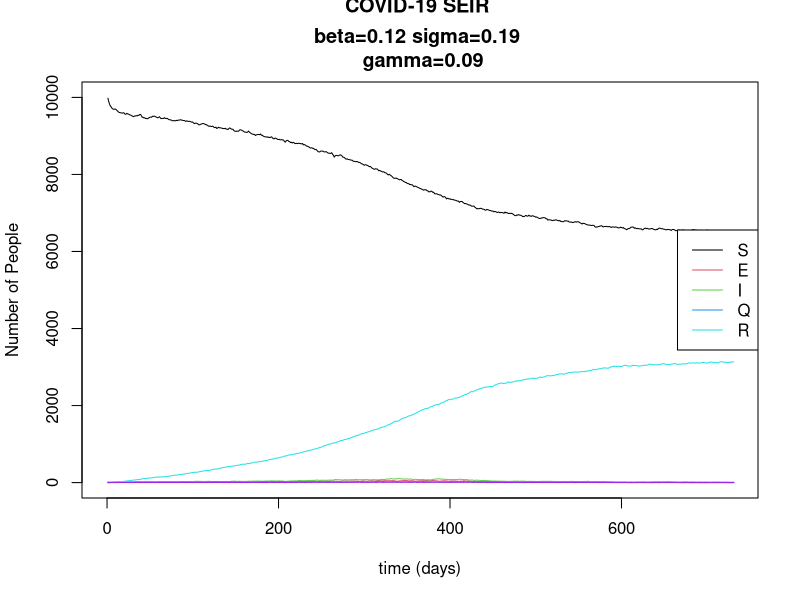
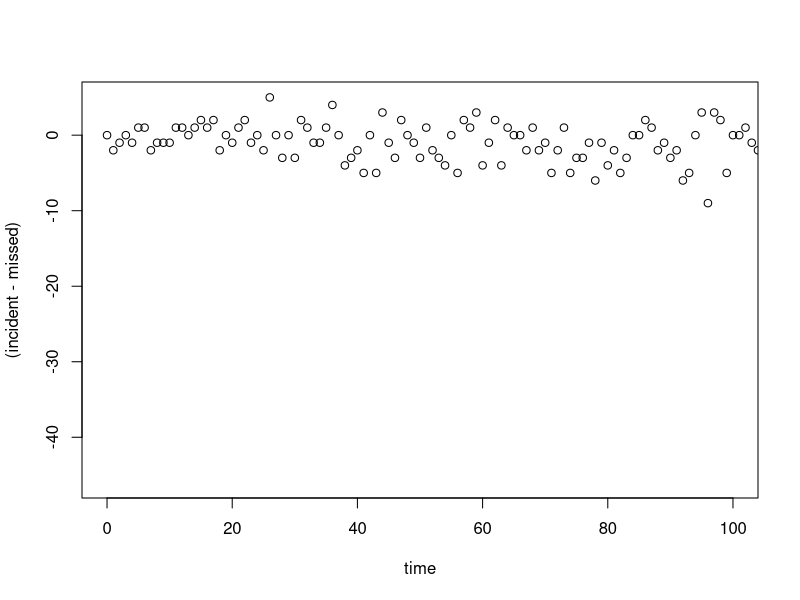
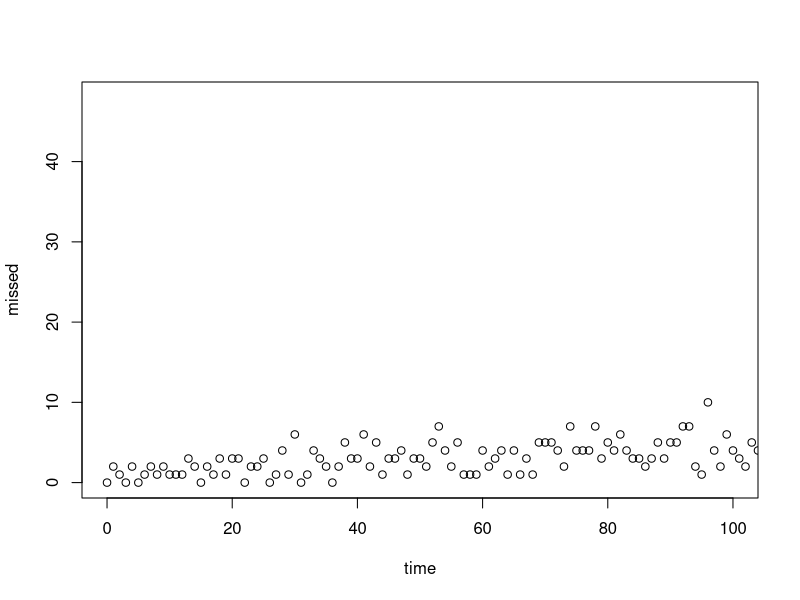
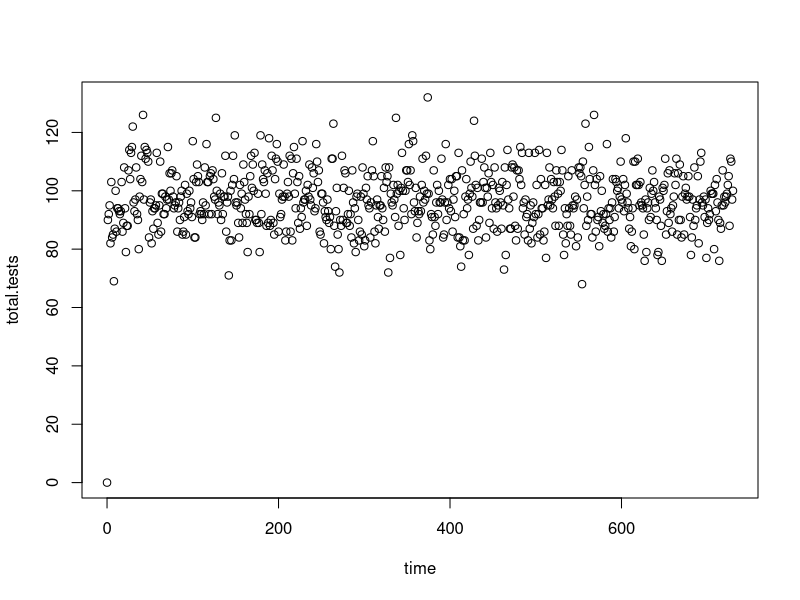
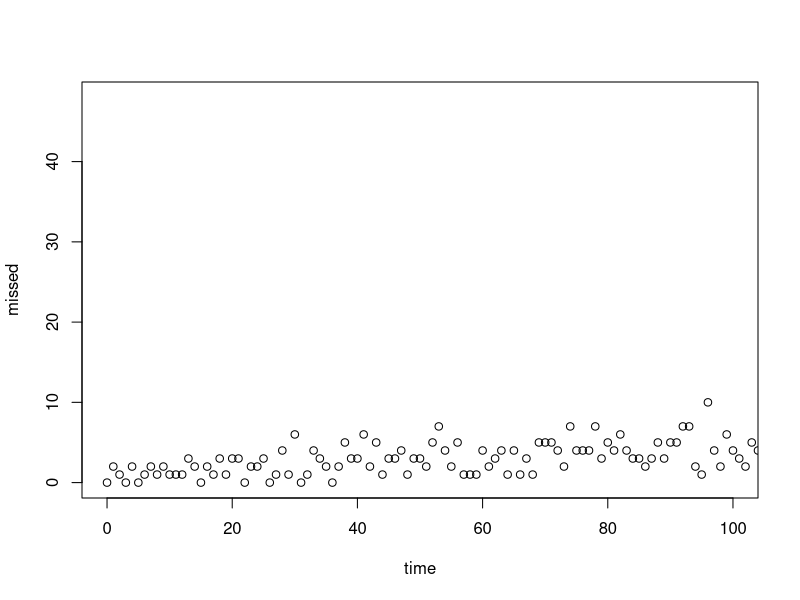
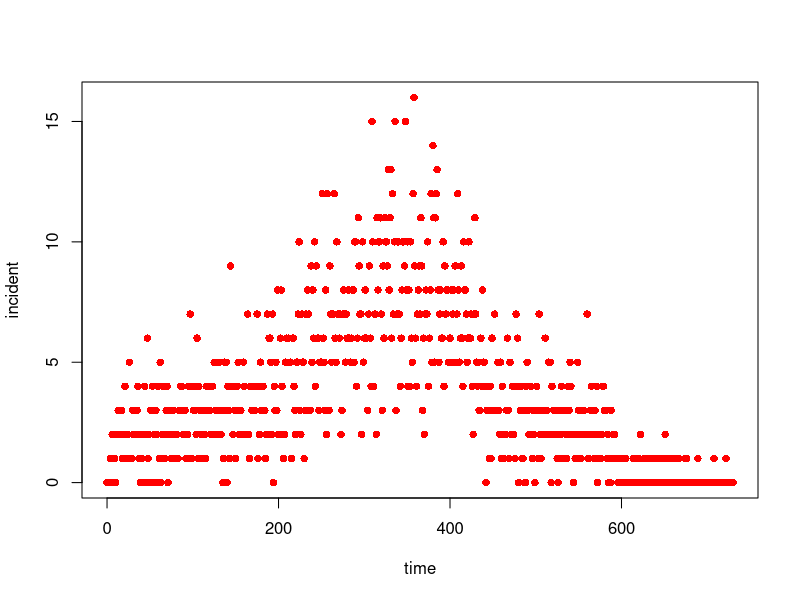

Here is the R script that generated these plots, in order:
rm(list = ls()) # clear R Environment

# load required libraries
library("purrr")
library("dplyr") 

# runSEIQR takes the SEIR model parameters and initial condition 
# and returns a time series for each group
runSEIQR <- function(beta, # transmission rate
                    sigma, # 1/incubation time 
                    gamma, # recovery rate
                    theta, # test turn around time (e.g., 2 days)
                    omega, # 1/time in quarantine 
                    tau.s, # proportion of S tested
                    tau.e, # proportion of E tested
                    tau.i, # proportion of I tested
                    tau.r, # proportion of R tested
                    phi.p, # specificity (true negative rate)
                    phi.e, # sensitivity (true positive rate)
                    phi.a, # specificity w.r.t. culture (?)
                    q,     # reduction in transmissibility for infected awaiting test results
                    initial.state, 
                    step.size = 1,
                    freq.dependent=TRUE,
                    final.only=FALSE) {


  #If the model is frequency dependent we modify beta based on the total population size
  beta.divisor <- ifelse(freq.dependent,
                         initial.state["S"]+initial.state["E"]+initial.state["I"]+initial.state["Q"]+initial.state["R"]+
                         initial.state["Ts"]+initial.state["Te"]+initial.state["Ti"]+initial.state["Tr"],
                         1)

  #create the parameter vector.
  param <- c(beta=beta/beta.divisor,
             sigma=sigma, gamma=gamma, theta=theta, omega=omega, tau.s=tau.s, tau.e=tau.e, 
             tau.i=tau.i, tau.r=tau.r, theta=theta, phi.p=phi.p, phi.e=phi.e, phi.a=phi.a, q=q)
  
  #create the true positive reporting vector
  
  #Since we are not using a fancy solver we will need to run this on our own.
  #note that the simulation ends once there are 0 people in groups E or I
  t <- 0
  y <- initial.state
  
  seir.output <- matrix(ncol=13, nrow=1)
  colnames(seir.output) <- c("time", "S", "E", "I","Q","R","Ts", "Te", "Ti", "Tr","incident","missed","total.tests")
  seir.output[1,] <- c(t,y)
  
  ## add a thing for retesting # flagged; didn't check this
  if(test.type=="retest negatives"){
    retest<-data.frame(time=0:1000,s=0,e=0,i=0,r=0)
  }
  
  while (y["E"]>0 | y["I"]>0 | y["Te"]>0 | y["Ti"]>0) {
  #while (t < 360){  # if you comment the line above, and uncomment this line, it will run simulation for fixed time
    
    t <- t+step.size 
    print(t)
   
    #calculate the probability of expose, infection, and recovery in this time step
    # flagged: in this model, is it ok that someone in T_E always either goes to Q or E, and never to I? Presumably they could have become infectious while waiting for test results?
    ### SEIR disease course ### 
    p.expose <- 1-exp(-step.size*(param["beta"]*y["I"] + param["beta"]*param["q"]*y["Ti"])) # flagged: I changed this line 
    p.infect <- 1-exp(-step.size*param["sigma"])
    p.recover <- 1-exp(-step.size*param["gamma"])
    # added symptomatic
    p.symptomatic<- 0.6 #1-exp(-step.size*.6) ## probability of being symptomatic # flagged: I changed this to just an actual probability
    
    ## Testing; probability that a person is tested in each state
    p.test.s <- 1-exp(-step.size*param["tau.s"]) 
    p.test.e <- 1-exp(-step.size*param["tau.e"])
    p.test.i <- 1-exp(-step.size*param["tau.i"])
    p.test.r <- 1-exp(-step.size*param["tau.r"])

    ## Probability of people getting test results # flagged; I changed all of these from what was here before 
    # see note below about how this section simultaneously considers two random processes:
    # testing positive/negative and also the number of people getting test results back
    p.positive.s <- (1-param["phi.p"])*(1-exp(-step.size*param["theta"])) ## probability of a person testing + but who is susceptible (false positives)
    p.negative.s <- param["phi.p"]*(1-exp(-step.size*param["theta"])) ## probability of a person testing - who is susceptible (true negatives)
    p.positive.e <- (1-param["phi.p"])*(1-exp(-step.size*param["theta"])) ## true positives
    p.negative.e <- param["phi.p"]*(1-exp(-step.size*param["theta"])) ## false negatives
    p.positive.i <- param["phi.e"]*(1-exp(-step.size*param["theta"])) ## true positives
    p.negative.i <- (1-param["phi.e"])*(1-exp(-step.size*param["theta"])) ## false negatives
    p.positive.r <- (1-param["phi.p"])*(1-exp(-step.size*param["theta"])) ## false positives
    p.negative.r <- param["phi.p"]*(1-exp(-step.size*param["theta"])) ## true negatives
   
    ## probability of leaving/ending quarantine
    p.end.isolate <- 1-exp(-step.size*param["omega"]) ## probability of quarantined person moving to recovered
    
    ## Tested disease course (same as p.expose above, except with an additional q)
    p.test.expose <- 1-exp(-step.size*(param["q"]*param["beta"]*y["I"] + param["q"]*param["beta"]*param["q"]*y["Ti"])) # flagged: I changed this line to be consistent with beta definition at top
    p.test.infect <- 1-exp(-step.size*param["sigma"])
    p.test.recover <- 1-exp(-step.size*param["gamma"])
    
    p.test.symptomatic<-1-exp(-step.size*.6) ## probability of being symptomatic; # flagged; didn't check this
    
    #draw random variable from binomial distribution for new number of exposed, incident, and recovered cases
    ### Not tested disease course
    exposed.cases <- rbinom(1, y["S"],p.expose) # number of exposed people in this time step
    incident.cases <- rbinom(1, y["E"],p.infect)
    
    # added symptomatic classification for reflexing; # flagged; didn't check this
    symptomatic.i.cases<-rbinom(1, y["E"],p.infect*p.symptomatic)
    asymptomatic.i.cases<-rbinom(1, y["E"],p.infect*(1-p.symptomatic))
    
    recovered.cases <- rbinom(1, y["I"], p.recover)

    ## Testing
    tested.susceptibles <- rbinom(1, y["S"]-exposed.cases, p.test.s) ### number of susc. people who are tested
    tested.exposed <- rbinom(1, y["E"]-incident.cases, p.test.e)
    tested.infected <- rbinom(1, y["I"]-recovered.cases, p.test.i)
    tested.recovered <- rbinom(1, y["R"], p.test.r)
    
    ## but overwrite testing if we are retesting negatives; # flagged; didn't check this
    if(test.type=="retest negatives"){
      if(t>2){ #this line to avoid error when pulling from negative day
      ## add in cases to retest from each compartment from two days ago
      tested.susceptibles <- rbinom(1, y["S"]-exposed.cases, p.test.s)+retest$s[t-2] ### number of susc. people who are tested
      tested.exposed <- rbinom(1, y["E"]-incident.cases, p.test.e)+retest$e[t-2]
      tested.infected <- rbinom(1, y["I"]-recovered.cases, p.test.i)+retest$i[t-2]
      tested.recovered <- rbinom(1, y["R"], p.test.r)+retest$r[t-2]
      }
    }
    
    ## Tested disease course
    exposed.tested.cases <- rbinom(1, y["Ts"],p.test.expose)
    incident.tested.cases <- rbinom(1, y["Te"],p.test.infect)
    recovered.tested.cases <- rbinom(1, y["Ti"], p.test.recover)
    
    ## added symptomatic classification for reflexing; # flagged; didn't check this
    symptomatic.i.tested.cases<-rbinom(1, y["Te"],p.test.infect*p.test.symptomatic)
    asymptomatic.i.tested.cases<-rbinom(1, y["Te"],p.test.infect*(1-p.test.symptomatic))
    
    
    ## Test results - n individuals in each time step # flagged: note, in the code below and related code above, 
    # the two stochastic processes of getting test results back and then whether those results were positive or negative were treated as
    # one random process; this should probably be changed to consider them seperately 
    positive.susceptibles <- rbinom(1, y["Ts"]-exposed.tested.cases, p.positive.s) ## false positives # flagged: I think there was a typo in this line before, should be good now
    positive.exposed <- rbinom(1, y["Te"]-incident.tested.cases, p.positive.e) ## true positives
    positive.infected <- rbinom(1, y["Ti"]-recovered.tested.cases, p.positive.i) ## true positives
    positive.recovered <- rbinom(1, y["Tr"], p.positive.r) ## false positives... but kinda not? This is people who were infected, made it to recovered, then were tested and tested positive.

    # flagged: I changed the following four lines, removing the "-positive.susceptibles" terms as I think they skewed the results in a weird way and those two processes should happen simultaneously
    negative.susceptibles <- rbinom(1, y["Ts"]-exposed.tested.cases, p.negative.s) ## true negatives
    negative.exposed <- rbinom(1, y["Te"]-incident.tested.cases, p.negative.e) ## false negatives
    negative.infected <- rbinom(1, y["Ti"]-recovered.tested.cases, p.negative.i) ## false negatives
    negative.recovered <- rbinom(1, y["Tr"], p.negative.r) ## true negatives.... but actually not. 
    ## This is people who were infected, made it to recovered, then were tested and tested negative. 
    ## So actually this could be considered a false negative... but it really depends on what your basis for truth is. 
    ## A recovered case is not infectious, so if you care about finding infectious cases, then you have missed nothing here. 
    ## But according to the guidelines set by Megan and Lindsay yesterday, this is one part of the "missed cases"
    
    ##### EDIT \/ \/ \/ \/ 
    missed.cases<-negative.recovered+recovered.cases ## flagged: THIS WON'T WORK CORRECTLY! see note on next line:
    # since people in class R can be tested theoretically many times, every time they reenter class R, they get counted again as a missed case
    # so your missed.cases numbers were WAY BIGGER than they should have been, especially late in the simulation
    # when there are lots of people in the R bin. 

    ## when retesting negatives, fill row in retest data frame with numbers of seir who need retesting after delay
    # flagged; didn't check this
    if(test.type=="retest negatives"){
    retest$s[t]<-negative.susceptibles
    retest$e[t]<-negative.exposed
    retest$i[t]<-negative.infected
    retest$r[t]<-negative.recovered
    }

    ## End quarantine
    end.isolated.cases <- rbinom(1, y["Q"], p.end.isolate) ## people who have lived out quarantine
    
    #Find the deltas for each compartment
    dS <- -exposed.cases - tested.susceptibles + negative.susceptibles
    dE <- exposed.cases - incident.cases - tested.exposed + negative.exposed
    dI <- incident.cases - recovered.cases - tested.infected + negative.infected
    dR <- recovered.cases + end.isolated.cases - tested.recovered + negative.recovered ### 
    dQ <- positive.susceptibles +  positive.exposed + positive.infected + positive.recovered - end.isolated.cases 
    
    dTs <- -exposed.tested.cases + tested.susceptibles - positive.susceptibles - negative.susceptibles
    dTe <- exposed.tested.cases  - incident.tested.cases + tested.exposed - positive.exposed - negative.exposed
    dTi <- incident.tested.cases - recovered.tested.cases + tested.infected - positive.infected - negative.infected
    dTr <- recovered.tested.cases + tested.recovered - positive.recovered - negative.recovered
      
    ##### Lindsay had a line to calculate change in incident, But it seems not useful for our  current purpose (we just want to report how many of each)
    # dc <- -y["incident"] ## subtract previous incident cases (so that they don't just add up)??
    # dm <- -y["missed"]
    # dtest<- -y["total.tests"]
    
    delta <- c(dS, dE, dI, dQ, dR, dTs, dTe, dTi, dTr, NA, NA, NA) # calculate step sizes ### NAs will be replaced in immediately following lines
    
    y <- y+delta
    y["incident"] <- incident.cases ## pull out day's new cases into vector; flagged; not sure if this is correctly defined; seems a bit weird to me but not sure what you're trying to do with it
    y["missed"] <- missed.cases ## 
    ## pull out number of tests
    y["total.tests"]<-tested.susceptibles+tested.exposed+tested.infected+tested.recovered

    
    print(y)
    # 
#trick to speed up the code 
    if (!final.only) {
      seir.output<-rbind(seir.output, c(t,y))
    }
    
    
  }############## end loop of days
  
  if(final.only) {
    seir.output[1,]<-c(t,y)
  }
  
  return(seir.output)
  
}################ end function

## Run this model with parameters for the following situations:
## 1) nursing home (86 residents + .18 staff per resident = 102)
#(86*1.18)

## 2) dorm ### size to come
##
## and track things with cost: 
## a) infections
## b) true and false quaratines
## c) 



# create empty storage objects
output.table <- list()
used.param <- list()
results<-list()
rep <- 1 # number of stochastic simulations you want to run

for(i in 1:rep){
  site<-"not NH"
  test.type<-"PCR" #"retest negatives" 
  pop.size<-ifelse(site=="NH",round(86*1.18),10000) # total population size ## change 1000 to actual pop in dorm
  n.seed.events <- 20 # number of infected people at time t=0
  initial.state <- c(S=pop.size-n.seed.events, E=0, I=n.seed.events, Q=0, R=0, 
                     Ts= 0, Te=0, Ti=0, Tr=0,
                     incident=0, missed=0,total.tests=0)
  
  # define SEIR parameters
  #note: if you want them to be pulled from a distribution, 
  #replace values with the rnorm code included as a comment on each line
  
  sigma <- 1/5.2  ## incubation (1/days to symptom onset) #rnorm(1,mean=1/5.2,sd=0.01) 
  gamma <- 1/runif(1,10,21)  ## recovery rate (1/infectious period) #rnorm(1,mean=1/6,sd=0.01) #flagged
  R0 <- runif(1,1.2,1.5)   #rnorm(1,mean=2,sd=0.01) 
  beta <- gamma*R0
  omega <- 1/14 ## quarantine factor (1/time in quarantine) ## also simulate with 10 days
  theta <- 1/ifelse(test.type=="PCR",3,0) ## test turn around (1/processing time for test) ## this will change by test type
  # flagged: if test.type isn't "PCR", then theta=inf; double check that is what you want
  tau.s <- -log(1-0.01) ## -log(proportion of state compartment tested) \/
  tau.e <- -log(1-0.01) ## "
  tau.i <- -log(1-0.01) ## "
  tau.r <- -log(1-0.01) ## "
  phi.p <- 0.99 ## specificity ## will change by test type: ifelse(test.type=="PCR",something,somethingelse)
  phi.e <- 0.99 ## sensitivity ## will change by test type
  phi.a <- 0.80 ## specificity with respect to culture ## will change by test type
  q  <- 0.5 ## reduction in beta due to testing ## try with .25 and .75 as well 
  

  # run the SEIR model function defined above
  output.table[[i]] <- as.data.frame(runSEIQR(
                                              beta = beta, 
                                              sigma = sigma,
                                              gamma = gamma,
                                              theta = theta, 
                                              omega = omega, 
                                              tau.s = tau.s, 
                                              tau.e = tau.e, 
                                              tau.i = tau.i,
                                              tau.r = tau.r, 
                                              phi.p = phi.p, 
                                              phi.e = phi.e, 
                                              phi.a = phi.a, 
                                              q = q, 
                                              initial.state = initial.state,
                                              step.size = 1,
                                              freq.dependent=TRUE,
                                              final.only=FALSE
                                              ))
  
  used.param[[i]] <- c(beta,sigma, gamma, theta, omega, tau.s, tau.e, tau.i, tau.r, theta, phi.p, 
                       phi.e, phi.a, q)
   
  output.table[[i]]<- output.table[[i]]


results<-output.table 

} ## end for loop of simulations


 
# make a new plot for each simulation
for(i in 1:rep){
  results<-output.table
  plot(x=results[[i]]$time, y=results[[i]]$S, type="n",
       xlab="time (days)", ylab="Number of People",ylim=c(0,pop.size),
       main="COVID-19 SEIR \n \n \n")
  lines(results[[i]][,2], col=1)
  lines(results[[i]][,3], col=2)
  lines(results[[i]][,4], col=3)
  lines(results[[i]][,5], col=4)
  lines(results[[i]][,6], col=5)
  lines(results[[i]]$incident,col="purple" )
  legend("right", legend=c("S", "E", "I","Q", "R"), col=1:5, lty=1)
  title(main=paste("beta=",round(used.param[[i]][1],2)," sigma=",round(used.param[[i]][2],2)," \n gamma=",round(used.param[[i]][3],2),sep=""), line=0.75)
}


## take a look here::
results1<-results[[1]]
plot((incident-missed)~time,results1,xlim=c(0,100))
plot(missed~time,results1,xlim=c(0,100))
#View(results1)
total.infections<-sum(results1$incident)
total.infections
days.quarantine.necessary<-total.infections*(1/omega)
days.quarantine.actual<-sum(results1$Q)
days.quarantine.unnecessary<-days.quarantine.actual-days.quarantine.necessary
days.quarantine.unnecessary
total.hospitalizations<-total.infections*0.039 ## hospitalization rate
total.icu<-total.hospitalizations*0.38 ## ICU entrance rate (of hospitalized cases)
total.deaths<-total.infections*0.0039 ## death rate
total.deaths
total.missed.infections<-sum(results1$missed)
total.missed.infections
total.tests<-sum(results1$total.tests)
total.tests
plot(total.tests~time,results1)
plot(missed~time,results1,xlim=c(0,100))
plot(incident~time,results1,col="red",pch=16)




# 
# ####### mess around with some stuff::
# sigma <- 1/5.2   #rnorm(1,mean=1/5.2,sd=0.01) 
# gamma <- 1/14   #rnorm(1,mean=1/6,sd=0.01) 
# R0 <- 1   #rnorm(1,mean=2,sd=0.01) 
# beta <- gamma*R0
# theta <- 1/3
# omega <- 1/14
# tau.s <- 0.01
# tau.e <- 0.01
# tau.i <- 0.01
# tau.r <- 0.01
# phi.p <- 0.99
# phi.e <- 0.99
# phi.a <- 0.80
# q  <- 0.25
# n.seed.events<-10 # number of infected people at time t=0
# pop.size<-10000
# initial.state<-c(S=pop.size-n.seed.events, E=0, I=n.seed.events, Q=0, R=0, Ts= 0, Te=0, Ti=0, Tr=0)
# runSEIQR(
#   beta = beta, 
#   sigma = sigma,
#   gamma = gamma,
#   theta = theta, 
#   omega = omega, 
#   tau.s = tau.s, 
#   tau.e = tau.e, 
#   tau.i = tau.i,
#   tau.r = tau.r, 
#   phi.p = phi.p, 
#   phi.e = phi.e, 
#   phi.a = phi.a, 
#   q = q, 
#   initial.state = initial.state,
#   step.size = 1,
#   freq.dependent=TRUE,
#   final.only=FALSE
# )
# 
# 
# ## Assumptions for campus::
# 
# # - Hospitalization rate of 3.9%
# # - ICU Rate of 38% of Hospitalizations
# # - Vent Rate of 60% of ICUs
# # - Death Rate of 0.39% of infections (10x hospitalized die)
# # - Transmission rate for online classes based on July transmssion rate for Utah: Uniform(1.04,1.24)
# # - Transmission rate for in person classes based on mask wearing: Uniform(0.375,1.66)
# 
# ################# finding out how many people are in ICU/on ventilator/dead at end
# #.0399 Derived from U School Data and UDOH hospitalization Rate
# # df_final$icu <- rbinom(n = nrow(df_final),size = df_final$hosp,prob = .38)
# # df_final$vent <- rbinom(n = nrow(df_final),size = df_final$icu,prob = .60)
# # df_final$death <- rbinom(n = nrow(df_final),size = df_final$Incident,prob = .0039) #Half a percent from Lindsay's source...
# 






